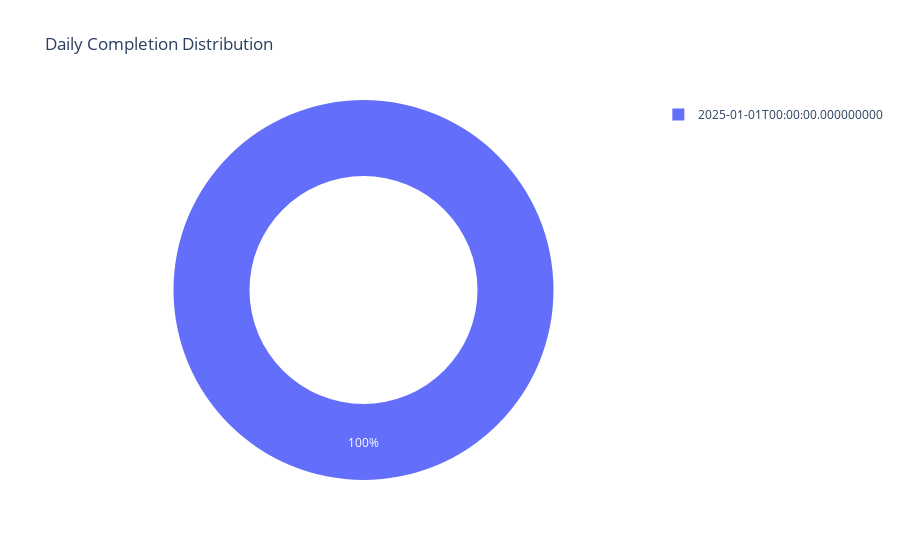

Write notebook code for a chart like this one.
### Code cell
fig = px.pie(
    daily_progress,
    names="date",
    values="completion_pct",
    hole=0.6,
    title="Daily Completion Distribution"
)
fig.show()

### Figure 1 — Plotly figure (JSON) as saved in the notebook; plotly's stock layout.template omitted (floating-point values rounded to 4 significant figures)
{"data": [{"domain": {"x": [0, 1], "y": [0, 1]}, "hole": 0.6, "hovertemplate": "date=%{label}<br>completion_pct=%{value}<extra></extra>", "labels": ["2025-01-01T00:00:00.000000000"], "legendgroup": "", "name": "", "showlegend": true, "type": "pie", "values": [66.67]}], "layout": {"legend": {"tracegroupgap": 0}, "title": {"text": "Daily Completion Distribution"}}}
